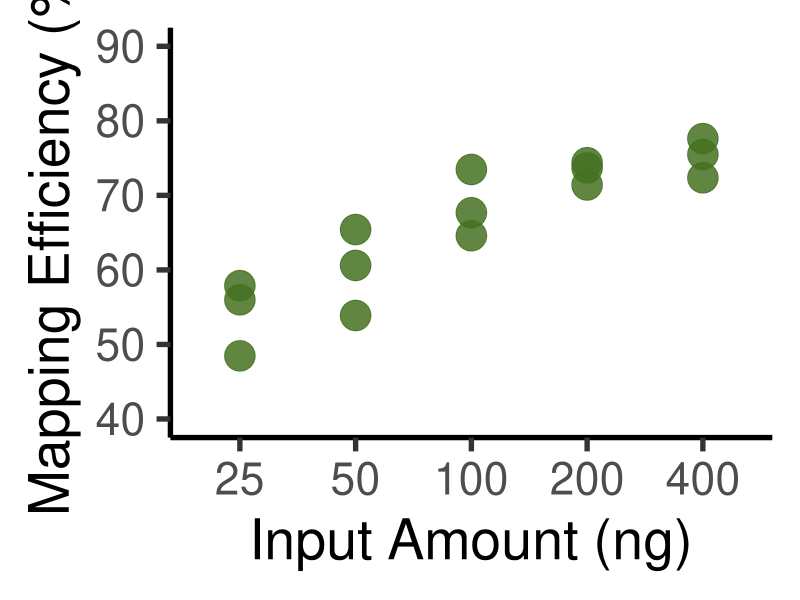

R code for this plot:
library(rlang)
library(ggplot2)
library(tidyverse)

metadata <- read.csv('DNA methylation metadata - input.csv')
metadata$Mapping_efficency <- as.numeric(gsub("[\\%,]", "", metadata$Mapping_efficency))
transform(metadata, Mapping_efficency = as.numeric(Mapping_efficency))
metadata$methylation_CHH <- as.numeric(gsub("[\\%,]", "", metadata$methylation_CHH))
transform(metadata, methylation_CHH = as.numeric(methylation_CHH))

##mapping efficiency x input type (boxplot)
ggplot(data = metadata, aes(x=reorder(Input, Mapping_efficency), y=Mapping_efficency, group = Input)) +
  geom_jitter(alpha = 0.85, color = "#447121", size = 10, position = position_jitter(width = 0.0, height = 0.1)) +
  ylab('Mapping Efficiency (%)') +
  xlab('Input Amount (ng)') +
  #labs(title = 'Mapping Efficiency by Input Amount') +
  theme(legend.title = element_blank()) +
  theme(legend.position = "none") +
  scale_fill_discrete(limits = c("25","50","100","200","400")) +
  theme_classic(base_size = 40) +
  ylim(40,90)
